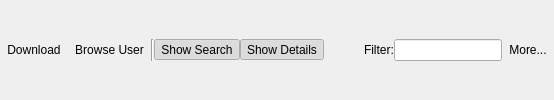
         <widget class="QFrame" name="frameSearchBottomToolbar">
          <layout class="QGridLayout" name="gridLayoutBottomToolbar">
           <property name="margin">
            <number>0</number>
           </property>
           <property name="spacing">
            <number>0</number>
           </property>
           <item row="0" column="0">
            <layout class="QGridLayout" name="gridLayout_169">
             <item row="0" column="0">
              <widget class="QToolButton" name="toolButtonSearchDownload">
               <property name="text">
                <string>Download</string>
               </property>
               <property name="icon">
                <iconset>
                 <normaloff>:/Icons/FileType/Resource/24x24 File Type/Earth Download_32.png</normaloff>:/Icons/FileType/Resource/24x24 File Type/Earth Download_32.png</iconset>
               </property>
               <property name="popupMode">
                <enum>QToolButton::InstantPopup</enum>
               </property>
               <property name="toolButtonStyle">
                <enum>Qt::ToolButtonTextBesideIcon</enum>
               </property>
               <property name="autoRaise">
                <bool>true</bool>
               </property>
              </widget>
             </item>
             <item row="0" column="1">
              <widget class="QToolButton" name="toolButtonSearchBrowseUser">
               <property name="text">
                <string>Browse User</string>
               </property>
               <property name="icon">
                <iconset>
                 <normaloff>:/Icons/Resource/Network Connections.png</normaloff>:/Icons/Resource/Network Connections.png</iconset>
               </property>
               <property name="popupMode">
                <enum>QToolButton::InstantPopup</enum>
               </property>
               <property name="toolButtonStyle">
                <enum>Qt::ToolButtonTextBesideIcon</enum>
               </property>
               <property name="autoRaise">
                <bool>true</bool>
               </property>
              </widget>
             </item>
             <item row="0" column="2">
              <widget class="Line" name="line">
               <property name="orientation">
                <enum>Qt::Vertical</enum>
               </property>
              </widget>
             </item>
             <item row="0" column="3">
              <widget class="QToolButton" name="toolButtonShowSearch">
               <property name="text">
                <string>Show Search</string>
               </property>
               <property name="icon">
                <iconset>
                 <normaloff>:/Icons/Resource/view_right_p-256.png</normaloff>:/Icons/Resource/view_right_p-256.png</iconset>
               </property>
               <property name="checkable">
                <bool>true</bool>
               </property>
               <property name="checked">
                <bool>true</bool>
               </property>
               <property name="popupMode">
                <enum>QToolButton::InstantPopup</enum>
               </property>
               <property name="toolButtonStyle">
                <enum>Qt::ToolButtonTextBesideIcon</enum>
               </property>
               <property name="autoRaise">
                <bool>true</bool>
               </property>
              </widget>
             </item>
             <item row="0" column="4">
              <widget class="QToolButton" name="toolButtonShowSearchDetails">
               <property name="text">
                <string>Show Details</string>
               </property>
               <property name="icon">
                <iconset>
                 <normaloff>:/Icons/Resource/view_bottom-256.png</normaloff>:/Icons/Resource/view_bottom-256.png</iconset>
               </property>
               <property name="checkable">
                <bool>true</bool>
               </property>
               <property name="checked">
                <bool>true</bool>
               </property>
               <property name="popupMode">
                <enum>QToolButton::InstantPopup</enum>
               </property>
               <property name="toolButtonStyle">
                <enum>Qt::ToolButtonTextBesideIcon</enum>
               </property>
               <property name="autoRaise">
                <bool>true</bool>
               </property>
              </widget>
             </item>
             <item row="0" column="5">
              <spacer name="horizontalSpacer_8">
               <property name="orientation">
                <enum>Qt::Horizontal</enum>
               </property>
               <property name="sizeHint" stdset="0">
                <size>
                 <width>40</width>
                 <height>20</height>
                </size>
               </property>
              </spacer>
             </item>
             <item row="0" column="6">
              <widget class="QLabel" name="labelSearchFilter">
               <property name="text">
                <string>Filter:</string>
               </property>
              </widget>
             </item>
             <item row="0" column="7">
              <widget class="QLineEdit" name="lineEditSearchFilter"/>
             </item>
             <item row="0" column="8">
              <widget class="QToolButton" name="toolButtonSearchFilterMore">
               <property name="text">
                <string>More...</string>
               </property>
               <property name="popupMode">
                <enum>QToolButton::InstantPopup</enum>
               </property>
               <property name="toolButtonStyle">
                <enum>Qt::ToolButtonTextOnly</enum>
               </property>
               <property name="autoRaise">
                <bool>true</bool>
               </property>
              </widget>
             </item>
            </layout>
           </item>
          </layout>
         </widget>
